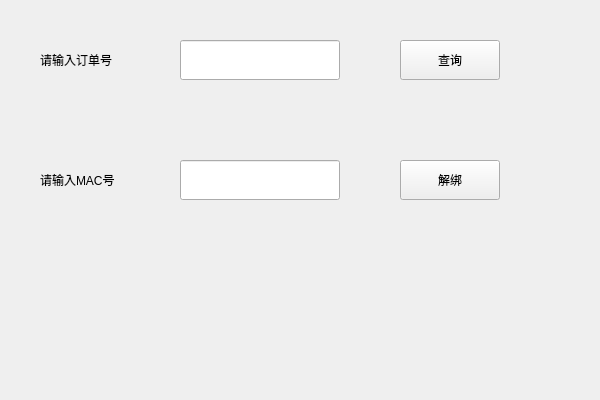
<?xml version="1.0" encoding="UTF-8"?>
<ui version="4.0">
 <class>Form</class>
 <widget class="QWidget" name="Form">
  <property name="geometry">
   <rect>
    <x>0</x>
    <y>0</y>
    <width>600</width>
    <height>400</height>
   </rect>
  </property>
  <property name="minimumSize">
   <size>
    <width>600</width>
    <height>400</height>
   </size>
  </property>
  <property name="maximumSize">
   <size>
    <width>600</width>
    <height>400</height>
   </size>
  </property>
  <property name="windowTitle">
   <string>MAC查询</string>
  </property>
  <widget class="QLabel" name="label_po">
   <property name="geometry">
    <rect>
     <x>40</x>
     <y>40</y>
     <width>100</width>
     <height>40</height>
    </rect>
   </property>
   <property name="minimumSize">
    <size>
     <width>100</width>
     <height>40</height>
    </size>
   </property>
   <property name="maximumSize">
    <size>
     <width>100</width>
     <height>40</height>
    </size>
   </property>
   <property name="text">
    <string>请输入订单号</string>
   </property>
  </widget>
  <widget class="QLineEdit" name="lineEdit_po">
   <property name="geometry">
    <rect>
     <x>180</x>
     <y>40</y>
     <width>160</width>
     <height>40</height>
    </rect>
   </property>
   <property name="minimumSize">
    <size>
     <width>160</width>
     <height>40</height>
    </size>
   </property>
   <property name="maximumSize">
    <size>
     <width>160</width>
     <height>40</height>
    </size>
   </property>
  </widget>
  <widget class="QPushButton" name="button_po">
   <property name="geometry">
    <rect>
     <x>400</x>
     <y>40</y>
     <width>100</width>
     <height>40</height>
    </rect>
   </property>
   <property name="minimumSize">
    <size>
     <width>100</width>
     <height>40</height>
    </size>
   </property>
   <property name="maximumSize">
    <size>
     <width>100</width>
     <height>40</height>
    </size>
   </property>
   <property name="text">
    <string>查询</string>
   </property>
  </widget>
  <widget class="QLabel" name="label_mac">
   <property name="geometry">
    <rect>
     <x>40</x>
     <y>160</y>
     <width>100</width>
     <height>40</height>
    </rect>
   </property>
   <property name="minimumSize">
    <size>
     <width>100</width>
     <height>40</height>
    </size>
   </property>
   <property name="maximumSize">
    <size>
     <width>100</width>
     <height>40</height>
    </size>
   </property>
   <property name="text">
    <string>请输入MAC号</string>
   </property>
  </widget>
  <widget class="QPushButton" name="button_mac_unbind">
   <property name="geometry">
    <rect>
     <x>400</x>
     <y>160</y>
     <width>100</width>
     <height>40</height>
    </rect>
   </property>
   <property name="minimumSize">
    <size>
     <width>100</width>
     <height>40</height>
    </size>
   </property>
   <property name="maximumSize">
    <size>
     <width>100</width>
     <height>40</height>
    </size>
   </property>
   <property name="text">
    <string>解绑</string>
   </property>
  </widget>
  <widget class="QLineEdit" name="lineEdit_mac">
   <property name="geometry">
    <rect>
     <x>180</x>
     <y>160</y>
     <width>160</width>
     <height>40</height>
    </rect>
   </property>
   <property name="minimumSize">
    <size>
     <width>160</width>
     <height>40</height>
    </size>
   </property>
   <property name="maximumSize">
    <size>
     <width>160</width>
     <height>40</height>
    </size>
   </property>
  </widget>
 </widget>
 <resources/>
 <connections/>
</ui>
